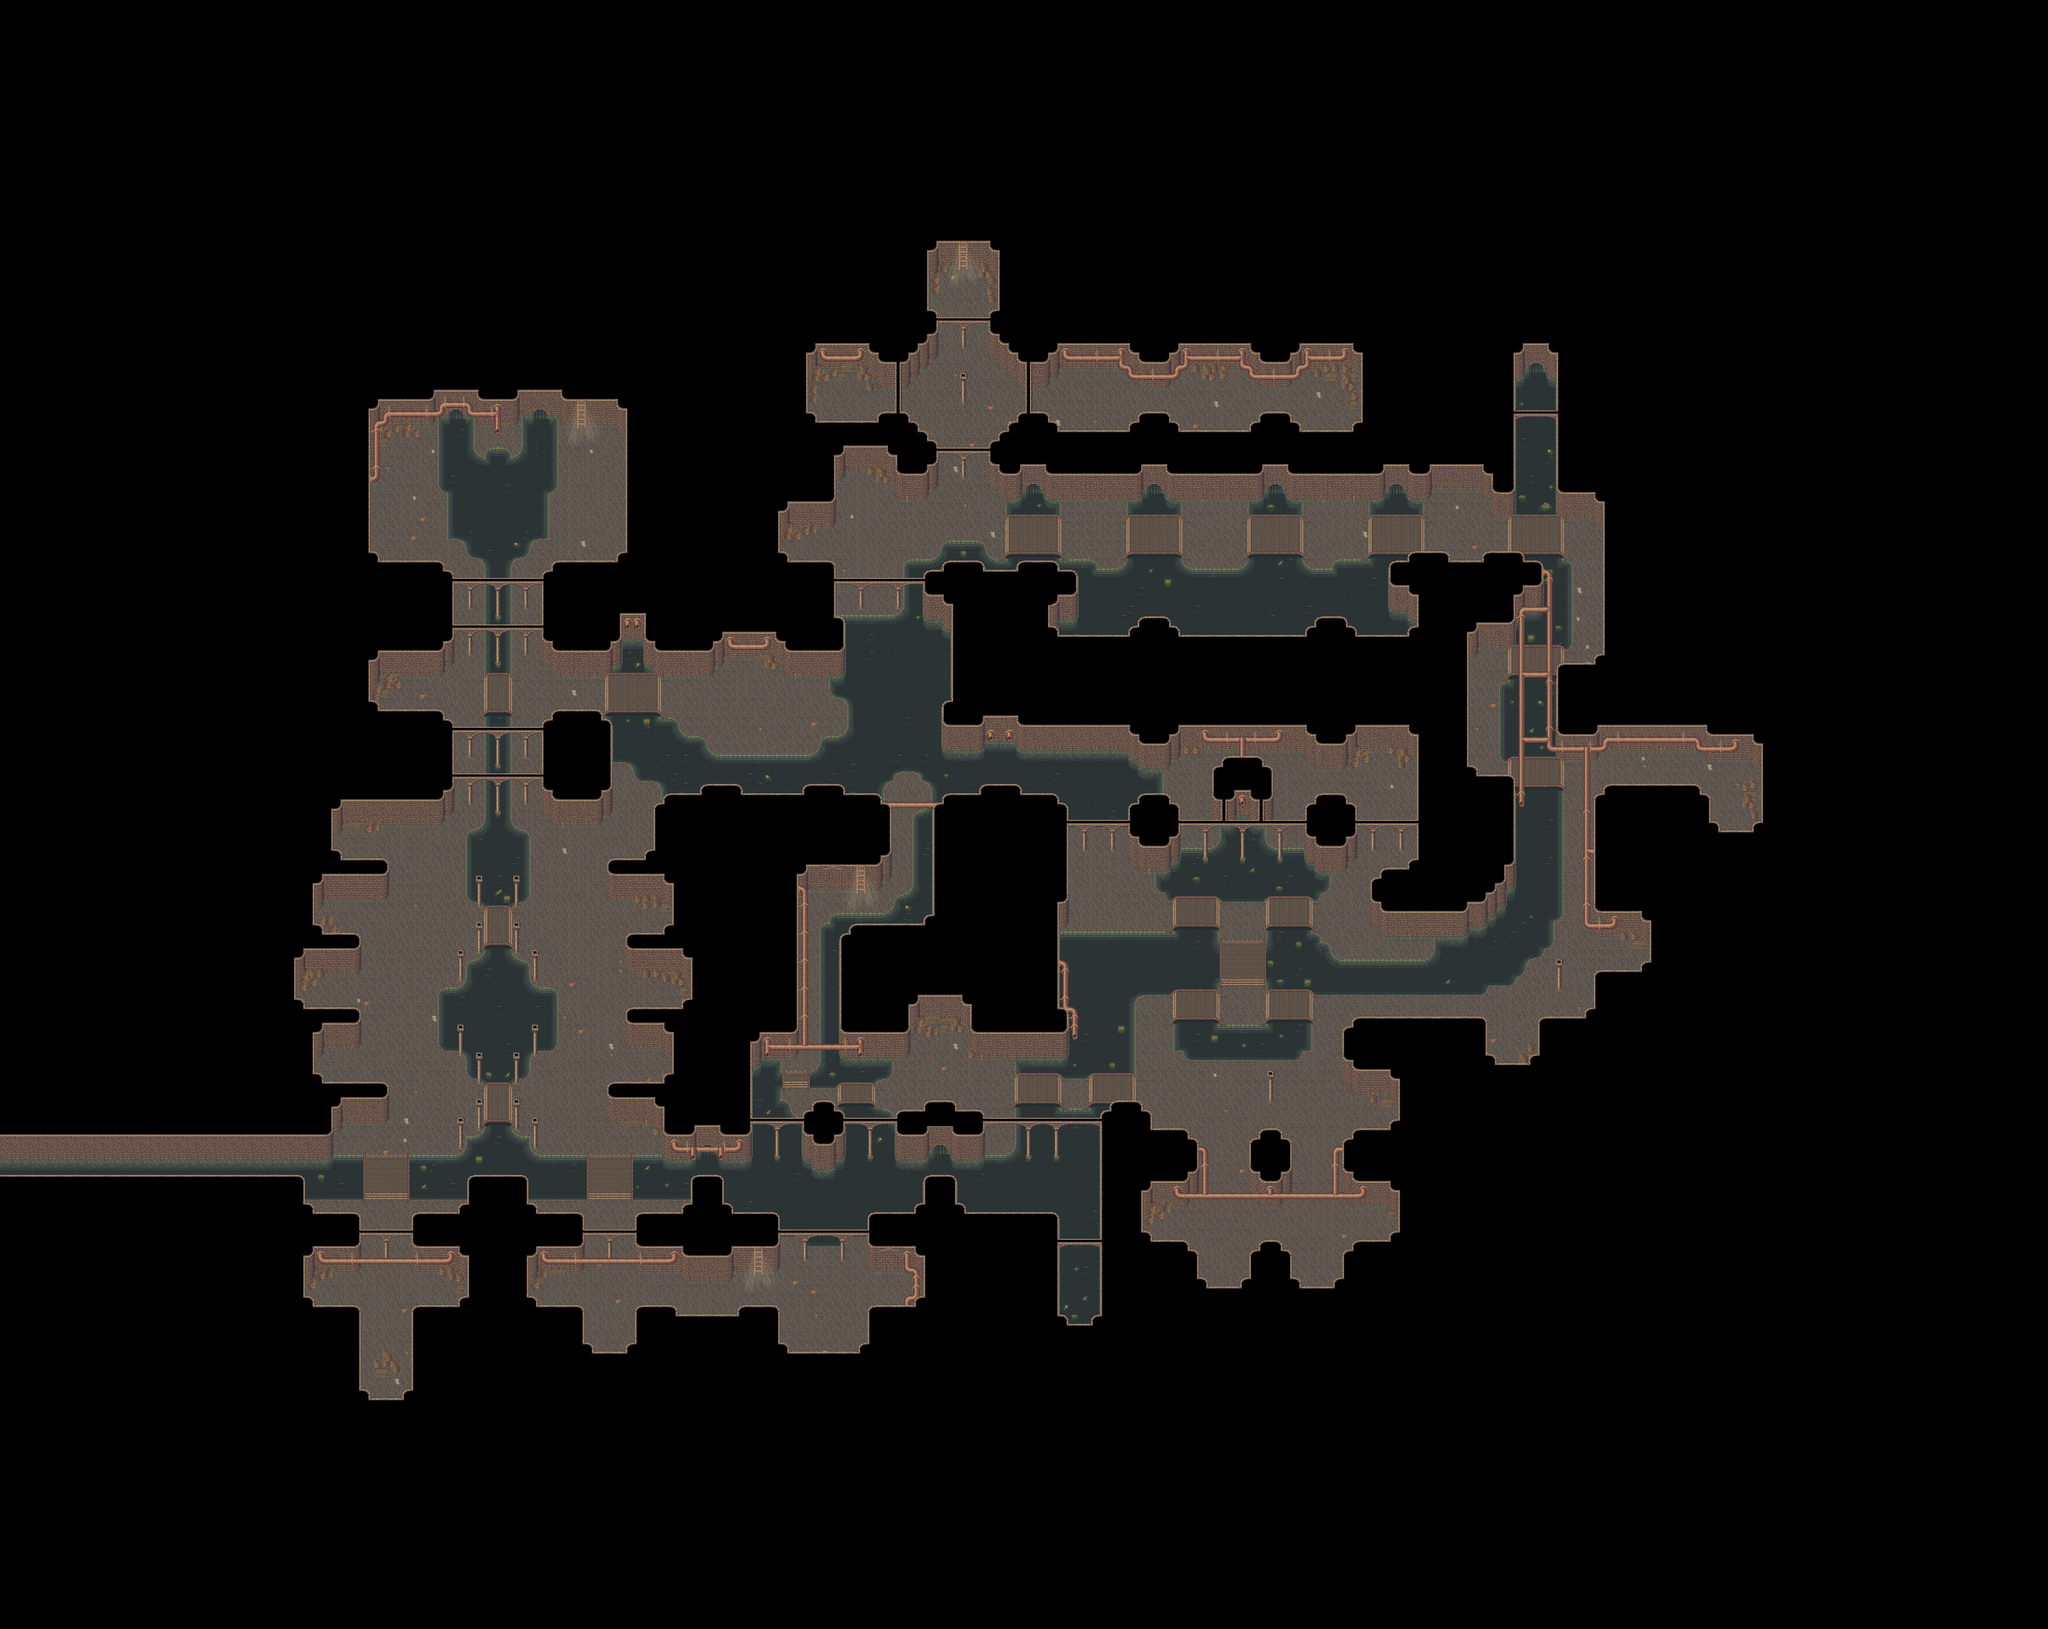

Rendered tile map (Tiled .tmx) drawn with the repository's tilesets; below, a short description and the map source with its tile grids summarised:
An orthogonal 220x175 tile map with 32x32 px tiles, 6 tile layers (Ground, Ground 2, Fringe, Pipe, ...), 7 tilesets.

<map version="1.9" tiledversion="1.9.2" orientation="orthogonal" renderorder="right-down" compressionlevel="0" width="220" height="175" tilewidth="32" tileheight="32" infinite="0" nextlayerid="22" nextobjectid="120">
 <editorsettings>
  <export format="tmx" />
 </editorsettings>
 <properties>
  <property name="license" value="CC BY-SA 4.0 (c) Reid" />
  <property name="music" value="Lenia" />
  <property name="name" value="Artis Sewer" />
 </properties>
 <tileset firstgid="1" source="../../graphics/tilesets/aemil/aurora/artis/sewer/Sunlight.tsx" />
 <tileset firstgid="6" source="../../graphics/tilesets/aemil/aurora/artis/sewer/Sewer.tsx" />
 <tileset firstgid="262" source="../../graphics/tilesets/aemil/aurora/artis/sewer/Sewer x2x2.tsx" />
 <tileset firstgid="264" source="../../graphics/tilesets/aemil/aurora/artis/sewer/Sewer x1x3.tsx" />
 <tileset firstgid="280" source="../../graphics/tilesets/generic/Collision.tsx" />
 <tileset firstgid="296" source="../../graphics/tilesets/aemil/aurora/artis/sewer/Box.tsx" />
 <tileset firstgid="304" source="../../graphics/tilesets/aemil/aurora/artis/sewer/Box x1x2.tsx" />
 <layer id="12" name="Ground" width="220" height="175">
  <data>[38500 cells, 38499 non-empty, 114 distinct tile ids]</data>
 </layer>
 <layer id="14" name="Ground 2" width="220" height="175">
  <data>[38500 cells, 1056 non-empty, 57 distinct tile ids]</data>
 </layer>
 <layer id="13" name="Fringe" width="220" height="175">
  <data>[38500 cells, 264 non-empty, 38 distinct tile ids]</data>
 </layer>
 <layer id="16" name="Pipe" width="220" height="175">
  <data>[38500 cells, 353 non-empty, 17 distinct tile ids]</data>
 </layer>
 <layer id="15" name="Over" width="220" height="175">
  <data>[38500 cells, 1634 non-empty, 46 distinct tile ids]</data>
 </layer>
 <layer id="20" name="Collision" width="220" height="175">
  <data>[38500 cells, 606 non-empty, 3 distinct tile ids]</data>
 </layer>
 <objectgroup id="21" name="Object" />
</map>
